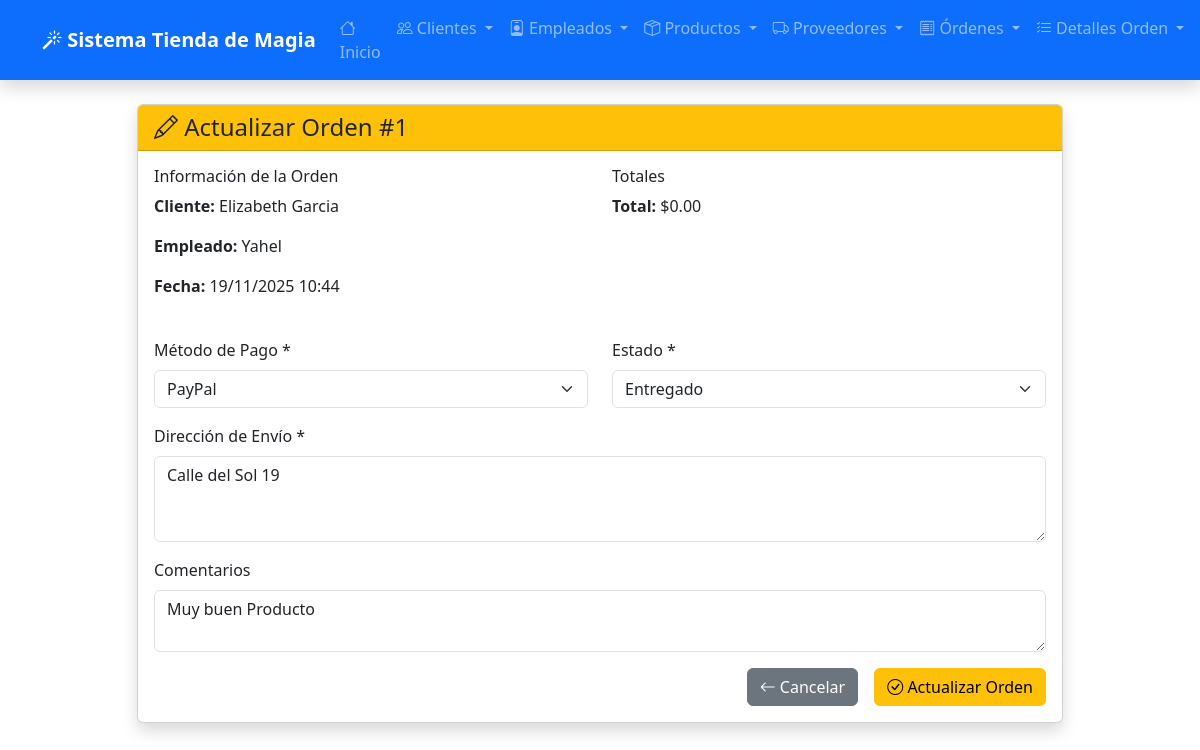
Page /ordenes/actualizar/1/ on the committed database.
### app_TiendadeMagia/models.py (models this page shows, shortened)
class OrdenDeVenta(models.Model):
    ESTADOS = [
        ('pendiente', 'Pendiente'),
        ('procesando', 'Procesando'),
        ('enviado', 'Enviado'),
        ('entregado', 'Entregado'),
        ('cancelado', 'Cancelado'),
    ]
    METODOS_PAGO = [
        ('efectivo', 'Efectivo'),
        ('tarjeta', 'Tarjeta'),
        ('transferencia', 'Transferencia'),
        ('paypal', 'PayPal'),
    ]
    cliente = models.ForeignKey(Cliente, on_delete=models.PROTECT)
    empleado = models.ForeignKey(Empleado, on_delete=models.PROTECT)
    fecha_orden = models.DateTimeField(auto_now_add=True)
    direccion_envio = models.CharField(max_length=500)
    metodo_pago = models.CharField(max_length=50, choices=METODOS_PAGO, default='efectivo')
    total = models.DecimalField(max_digits=10, decimal_places=2, default=0)
    estado = models.CharField(max_length=50, choices=ESTADOS, default='pendiente')
    comentarios = models.TextField(blank=True, null=True)

class Cliente(models.Model):
    nombre = models.CharField(max_length=255)
    email = models.EmailField()
    telefono = models.CharField(max_length=20)
    direccion = models.TextField()
    fecha_registro = models.DateField(auto_now_add=True)
    rfc = models.CharField(max_length=13, blank=True, null=True)

class Empleado(models.Model):
    usuario = models.OneToOneField(User, on_delete=models.CASCADE)
    puesto = models.CharField(max_length=100)
    telefono = models.CharField(max_length=20)
    fecha_contratacion = models.DateField(default=timezone.now)
    salario = models.DecimalField(max_digits=10, decimal_places=2, default=0)
    activo = models.BooleanField(default=True)

### app_TiendadeMagia/views.py (the view, shortened to what this page needs)
# urls.py: path('ordenes/actualizar/<int:id>/', views.actualizar_orden, name='actualizar_orden'),
def actualizar_orden(request, id):
    orden = get_object_or_404(OrdenDeVenta, id=id)
    return render(request, 'app_TiendadeMagia/orden_venta/actualizar_orden.html', {'orden': orden})

### app_TiendadeMagia/templates/app_TiendadeMagia/orden_venta/actualizar_orden.html (shortened to what this page needs)
<!DOCTYPE html>
<html lang="es">
<head>
    <link href="https://cdn.jsdelivr.net/npm/bootstrap@5.3.0/dist/css/bootstrap.min.css" rel="stylesheet">
    <link href="https://cdn.jsdelivr.net/npm/bootstrap-icons@1.10.0/font/bootstrap-icons.css" rel="stylesheet">
</head>
<body>
    {% include 'app_TiendadeMagia/navbar.html' %}
    <div class="container mt-4">
        <div class="row justify-content-center">
            <div class="col-md-10">
                <div class="card shadow">
                    <div class="card-header bg-warning text-dark">
                        <h4 class="mb-0">
                            <i class="bi bi-pencil"></i> Actualizar Orden #{{ orden.id }}
                        </h4>
                    </div>
                    <div class="card-body">
                        <form method="POST">
                            <div class="row mb-4">
                                <div class="col-md-6">
                                    <h6>Información de la Orden</h6>
                                    <p><strong>Cliente:</strong> {{ orden.cliente.nombre }}</p>
                                    <p><strong>Empleado:</strong> {{ orden.empleado.usuario.first_name }}</p>
                                    <p><strong>Fecha:</strong> {{ orden.fecha_orden|date:"d/m/Y H:i" }}</p>
                                </div>
                                <div class="col-md-6">
                                    <h6>Totales</h6>
                                    <p><strong>Total:</strong> ${{ orden.total }}</p>
                                </div>
                            </div>
                            <div class="row">
                                <div class="col-md-6 mb-3">
                                    <label for="metodo_pago" class="form-label">Método de Pago *</label>
                                    <select class="form-select" id="metodo_pago" name="metodo_pago" required>
                                        <option value="paypal" {% if orden.metodo_pago == 'paypal' %}selected{% endif %}>PayPal</option>
                                    </select>
                                </div>
                                <div class="col-md-6 mb-3">
                                    <label for="estado" class="form-label">Estado *</label>
                                    <select class="form-select" id="estado" name="estado" required>
                                        <option value="entregado" {% if orden.estado == 'entregado' %}selected{% endif %}>Entregado</option>
                                    </select>
                                </div>
                            </div>
                            <div class="mb-3">
                                <label for="direccion_envio" class="form-label">Dirección de Envío *</label>
                                <textarea class="form-control" id="direccion_envio" name="direccion_envio" rows="3" required>{{ orden.direccion_envio }}</textarea>
                            </div>
                            <div class="mb-3">
                                <label for="comentarios" class="form-label">Comentarios</label>
                                <textarea class="form-control" id="comentarios" name="comentarios" rows="2">{{ orden.comentarios }}</textarea>
                            </div>
                            <div class="d-grid gap-2 d-md-flex justify-content-md-end">
                                <a href="{% url 'ver_ordenes' %}" class="btn btn-secondary me-md-2">
                                    <i class="bi bi-arrow-left"></i> Cancelar
                                </a>
                                <button type="submit" class="btn btn-warning">
                                    <i class="bi bi-check-circle"></i> Actualizar Orden
                                </button>
                            </div>
                        </form>
                    </div>
                </div>
            </div>
        </div>
    </div>
</body>
</html>

### rows in the picture
OrdenDeVenta: id "1", cliente.nombre "Elizabeth Garcia", empleado.usuario.first_name "Yahel", fecha_orden "19/11/2025 10:44", total "0.00", metodo_pago "PayPal", estado "Entregado", direccion_envio "Calle del Sol 19", comentarios "Muy buen Producto"
